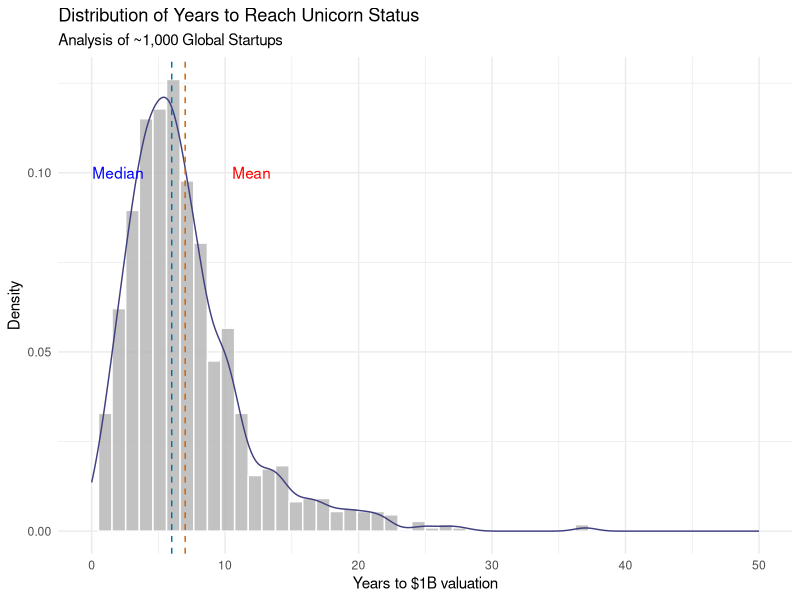
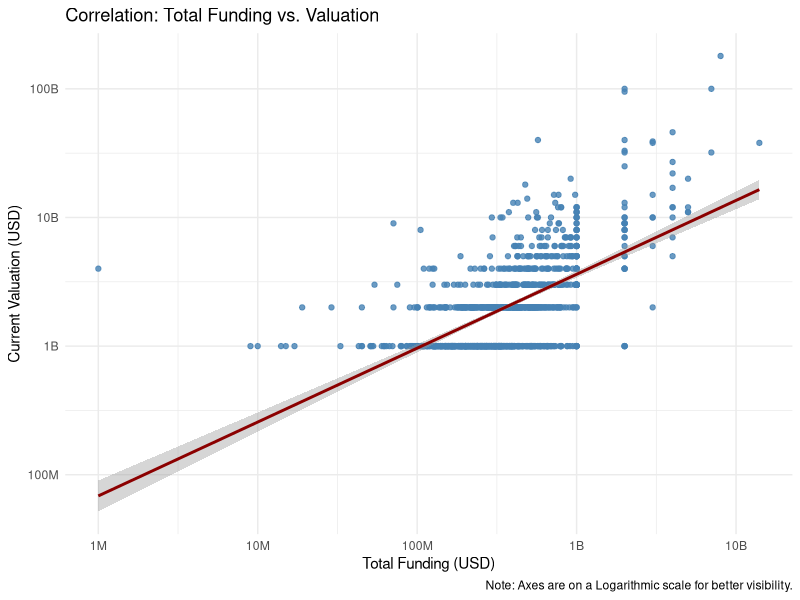
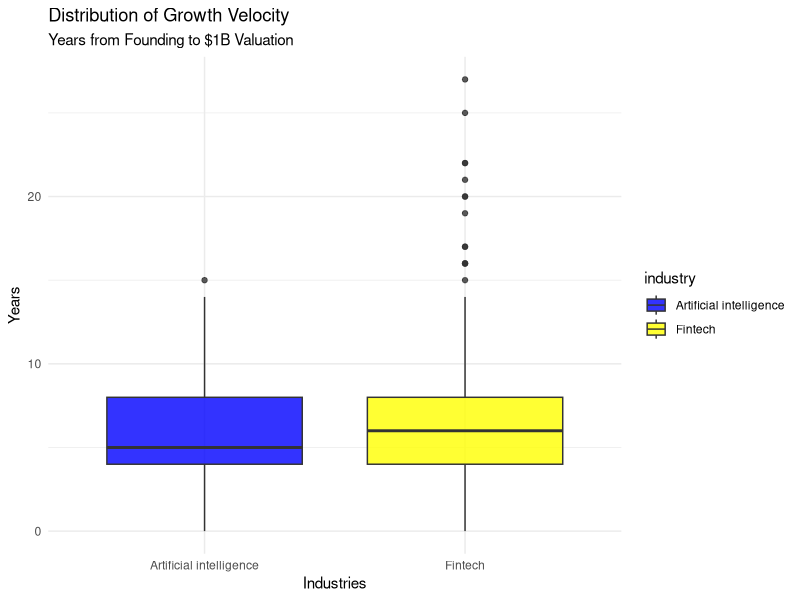
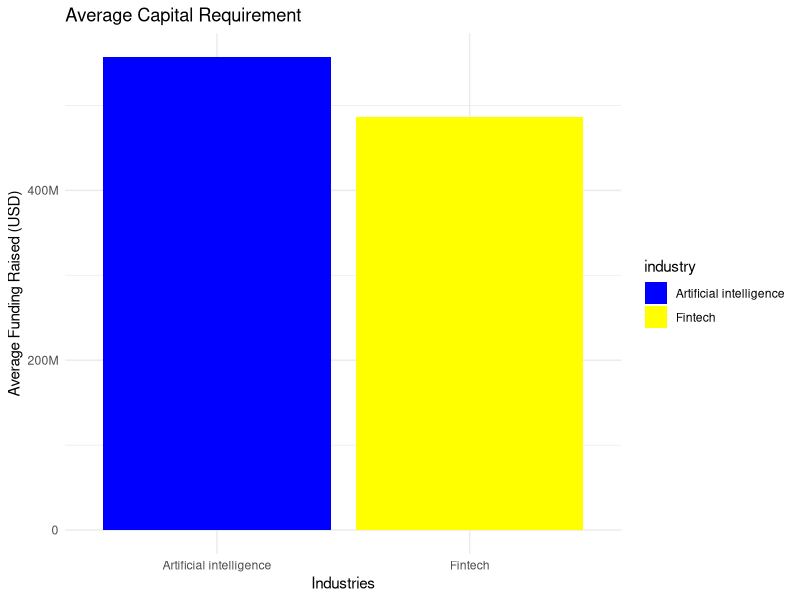

Source code (R) for these figures, in order:
## ---- chunk 1
library(tidyverse)
library(scales)
library(knitr)
## ---- chunk 2
setwd(r"(/home/himangshu/Desktop/My_Projects/The_Global_Unicorn_Landscape)")
## ---- chunk 3
data <- read_csv("dataset.csv")
## ---- chunk 4
glimpse(data)
## ---- chunk 5
data <- data |> 
    mutate(
        years_to_unicorn = year(date_joined) - year(year_founded)
    )
## ---- chunk 6
glimpse(data)
## ---- chunk 7
mean_val   <- mean(data$years_to_unicorn)
median_val <- median(data$years_to_unicorn)
## ---- chunk 8
print(mean_val)
print(median_val)
## ---- chunk 9
ggplot(data, aes(x = years_to_unicorn, y = after_stat(density))) +
  geom_histogram(
    fill = "grey70",
    colour = "white",
    bins = 50,
    alpha = 0.8
  ) +
  geom_density(
    colour = "#404080"
  ) +
  geom_vline(
    xintercept = mean_val,
    colour = "#D55E00",
    linetype = "dashed"
  ) +
  geom_vline(
    xintercept = median_val,
    colour = "#0072B2",
    linetype = "dashed"
  ) +
  annotate(
    "text",
    x = 12,
    y = 0.1,
    label = "Mean",
    colour = "red",
  ) +
  annotate(
    "text",
    x = 2,
    y = 0.1,
    label = "Median",
    colour = "blue"
  ) +
  labs(
    title = "Distribution of Years to Reach Unicorn Status",
    subtitle = "Analysis of ~1,000 Global Startups",
    x = "Years to $1B valuation",
    y = "Density"
  ) +
  theme_minimal() +
  xlim(0,50)
## ---- chunk 10
pearson_val <- cor(
  data$funding,
  data$valuation,
  use = "complete.obs",
  method = "pearson"
)
## ---- chunk 11
print(pearson_val)
## ---- chunk 12
ggplot(data, aes(x = funding, y = valuation)) +
  geom_point(
    alpha = 0.8,
    colour = "steelblue",
    na.rm = TRUE
  ) +
  geom_smooth(
    method = "lm",
    na.rm = TRUE,
    colour = "darkred"
  ) +
  scale_x_log10(
    labels = label_number(scale_cut = cut_short_scale())
  ) +
  scale_y_log10(
    labels = label_number(scale_cut = cut_short_scale())
  ) +
  labs(
    title = "Correlation: Total Funding vs. Valuation",
    x = "Total Funding (USD)",
    y = "Current Valuation (USD)",
    caption = "Note: Axes are on a Logarithmic scale for better visibility."
  ) +
  theme_minimal()
## ---- chunk 13
comparison_data <- data |> 
    filter(industry %in% c("Artificial intelligence", "Fintech"))
## ---- chunk 14
comparison_stats <- comparison_data |>
  group_by(industry) |>
  summarise(
    Company_Count = n(),
    Avg_Years_to_Unicorn = mean(years_to_unicorn, na.rm = TRUE),
    Median_Years_to_Unicorn = median(years_to_unicorn, na.rm = TRUE),
    Avg_Funding_USD = mean(funding, na.rm = TRUE),
    Median_Funding_USD = median(funding, na.rm = TRUE),
  )
## ---- chunk 15
kable(
    comparison_stats,
    caption = "Statistical Profile: AI vs. Fintech"
)
## ---- chunk 16
ggplot(comparison_data, aes(x = industry, y = years_to_unicorn, fill = industry)) +
  geom_boxplot(alpha = 0.8) +
  labs(title = "Distribution of Growth Velocity", 
       subtitle = "Years from Founding to $1B Valuation",
       y = "Years", x = "Industries") +
  theme_minimal() +
  scale_fill_manual(values = c("blue", "yellow"))
## ---- chunk 17
ggplot(comparison_stats,
       aes(x = industry, y = Avg_Funding_USD, fill = industry)) +
  geom_col() +
  scale_y_continuous(
    labels = label_number(scale_cut = cut_short_scale())
  ) +
  labs(
    title = "Average Capital Requirement",
    y = "Average Funding Raised (USD)",
    x = "Industries"
  ) +
  theme_minimal() +
  scale_fill_manual(values = c("blue", "yellow"))

